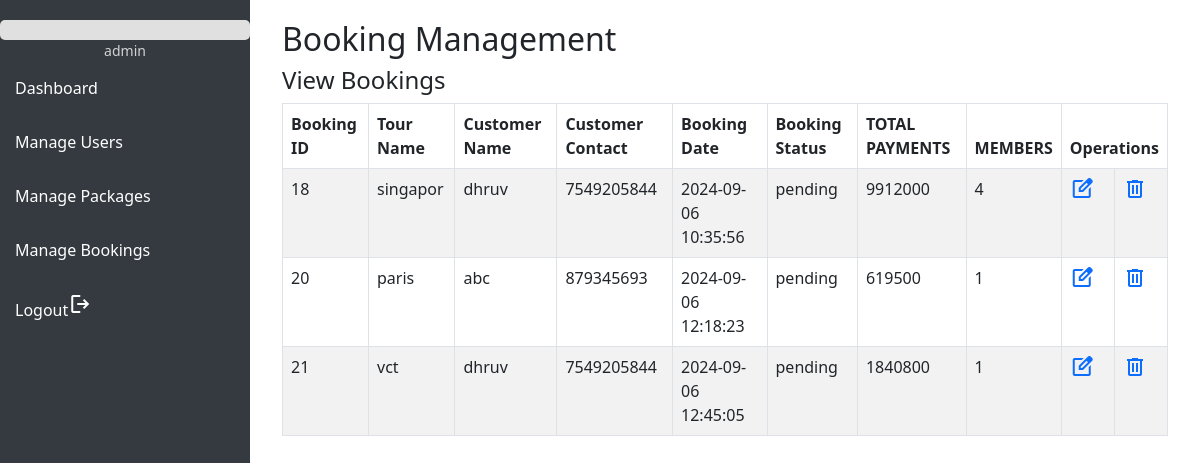
Screenshot of /managebooking.php (signed in) with the database file from the repository.
### tables this page shows
CREATE TABLE `bookings` (
  `bid` int(5) NOT NULL,
  `pid` int(5) DEFAULT NULL,
  `cid` int(5) DEFAULT NULL,
  `booking_dateandtime` datetime DEFAULT NULL,
  `booking_status` varchar(20) DEFAULT 'pending',
  `tour_start` date NOT NULL DEFAULT '1970-01-01',
  `tour_end` date NOT NULL DEFAULT '1970-01-01',
  `members` int(5) NOT NULL DEFAULT 0,
  `total_payment` bigint(20) NOT NULL DEFAULT 0
);

CREATE TABLE `packages` (
  `pid` int(5) NOT NULL,
  `package_name` varchar(40) NOT NULL,
  `package_cate` varchar(30) NOT NULL,
  `package_loc` varchar(40) NOT NULL,
  `package_price` bigint(10) NOT NULL,
  `package_detail` longtext NOT NULL
);

CREATE TABLE `registration` (
  `rid` int(5) NOT NULL,
  `name` varchar(20) NOT NULL,
  `email` varchar(30) NOT NULL,
  `phone` bigint(11) NOT NULL,
  `password` varchar(20) NOT NULL,
  `address` varchar(40) NOT NULL
);

### managebooking.php (the view, shortened to what this page needs)
<?php
include("connection.php");
include("header.php");
?>
<!DOCTYPE html>
<html lang="en">
<head>
    <link rel="stylesheet" href="bootstrap-5.0.2-dist/css/bootstrap.min.css">
</head>
<body>
    <div class="content">
    <div class="container">
        <h2>Booking Management</h2>
        <h4>View Bookings</h4>
        <table class="table table-bordered table-striped">
            <thead>
                <tr>
                    <th>Booking ID</th>
                    <th>Tour Name</th>
                    <th>Customer Name</th>
                    <th>Customer Contact</th>
                    <th>Booking Date</th>
                    <th>Booking Status</th>
                    <th>TOTAL PAYMENTS</th>
                    <th>MEMBERS</th>
                    <th colspan="2">Operations</th>
                </tr>
            </thead>
            <tbody>
                <?php
                $query = "select b.bid,p.package_name,r.name,r.phone,b.booking_dateandtime,b.total_payment,b.members,b.booking_status from bookings b ,packages p ,registration r where b.pid=p.pid and b.cid=r.rid";
                $exe = mysqli_query($cn, $query);
                while ($row = mysqli_fetch_assoc($exe)) {
                    echo "<tr>
            <td>" . $row["bid"] . "</td>
            <td>" . $row["package_name"] . "</td>
            <td>" . $row["name"] . "</td>
            <td>" . $row["phone"] . "</td>
            <td>" . $row["booking_dateandtime"] . "</td>
            <td>" . $row["booking_status"] . "</td>
            <td>" . $row["total_payment"] . "</td>
            <td>" . $row["members"] . "</td>
             <td><a href='editbooking.php?id=$row[bid]&pname=$row[package_name]&cname=$row[name]&ccont=$row[phone]&bdate=$row[booking_dateandtime]&bstat=$row[booking_status]'><span class='material-symbols-outlined'>edit_square</span></a></td>
            <td><a href='#' onclick='confirmdelete(\"deletebooking.php?id=".$row["bid"] ."\")' ><span class='material-symbols-outlined'>delete</span></a></td>
                </tr>";
                }
                ?>
            </tbody>
        </table>
    </div>
    </div>
</body>
</html>

### header.php (style rules this page uses)
body { font-family: Arial, sans-serif; background-color: #f8f9fa; }
.content { margin-left: 250px; padding: 20px; }

### rows the page displays
bookings: bid "18", pid.package_name "singapor", cid.name "dhruv", cid.phone "7549205844", booking_dateandtime "2024-09-06 10:35:56", booking_status "pending", total_payment "9912000", members "4"
bookings: bid "20", pid.package_name "paris", cid.name "abc", cid.phone "879345693", booking_dateandtime "2024-09-06 12:18:23", booking_status "pending", total_payment "619500", members "1"
bookings: bid "21", pid.package_name "vct", cid.name "dhruv", cid.phone "7549205844", booking_dateandtime "2024-09-06 12:45:05", booking_status "pending", total_payment "1840800", members "1"
